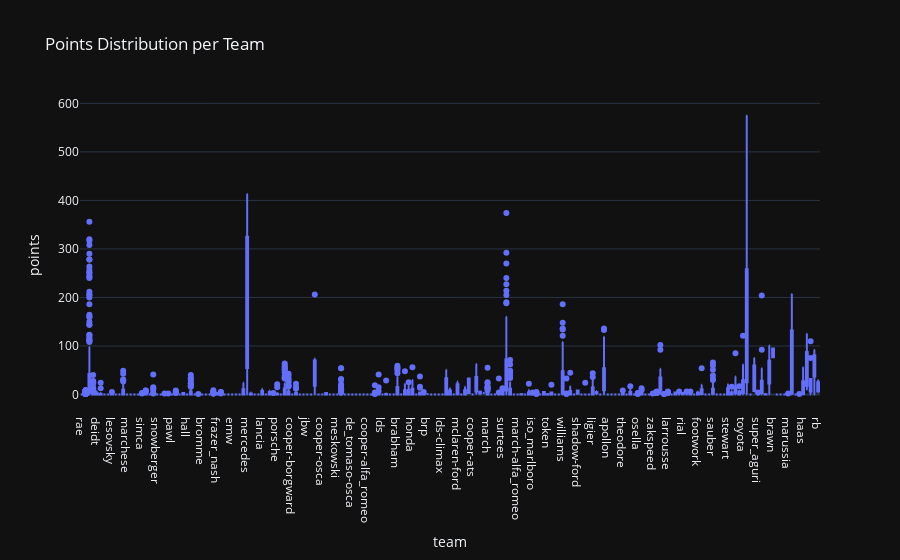

The cell this chart's notebook holds for it:
### Markdown cell above
### 📦 Points Distribution per Team

This box plot visualizes the **spread of points earned by drivers within each team** across all seasons.

- The box shows the **interquartile range (IQR)** of driver points for each team.
- Outliers and variability highlight how **balanced or dependent** teams are on specific drivers.
- Teams with consistent performance will show **narrower spreads**, while those with fluctuations or one-star drivers will show **wider distributions**.

This helps analyze **intra-team consistency** and overall team depth.

### Code cell
fig = px.box(
    final_standings,
    x='team',
    y='points',
    title='Points Distribution per Team',
    template='plotly_dark'
)
fig.show()

### Figure 1 — Plotly figure (JSON) as saved in the notebook; plotly's stock layout.template omitted (floating-point values rounded to 4 significant figures; data arrays with more than 128 entries replaced by an {"elided": "..."} marker saying what was removed)
{"data": [{"alignmentgroup": "True", "hovertemplate": "team=%{x}<br>points=%{y}<extra></extra>", "legendgroup": "", "marker": {"color": "#636efa"}, "name": "", "notched": false, "offsetgroup": "", "orientation": "v", "showlegend": false, "type": "box", "x": {"elided": "3141 str values"}, "x0": " ", "xaxis": "x", "y": {"elided": "3141 float values"}, "y0": " ", "yaxis": "y"}], "layout": {"boxmode": "group", "legend": {"tracegroupgap": 0}, "title": {"text": "Points Distribution per Team"}, "xaxis": {"anchor": "y", "domain": [0, 1], "title": {"text": "team"}}, "yaxis": {"anchor": "x", "domain": [0, 1], "title": {"text": "points"}}}}
